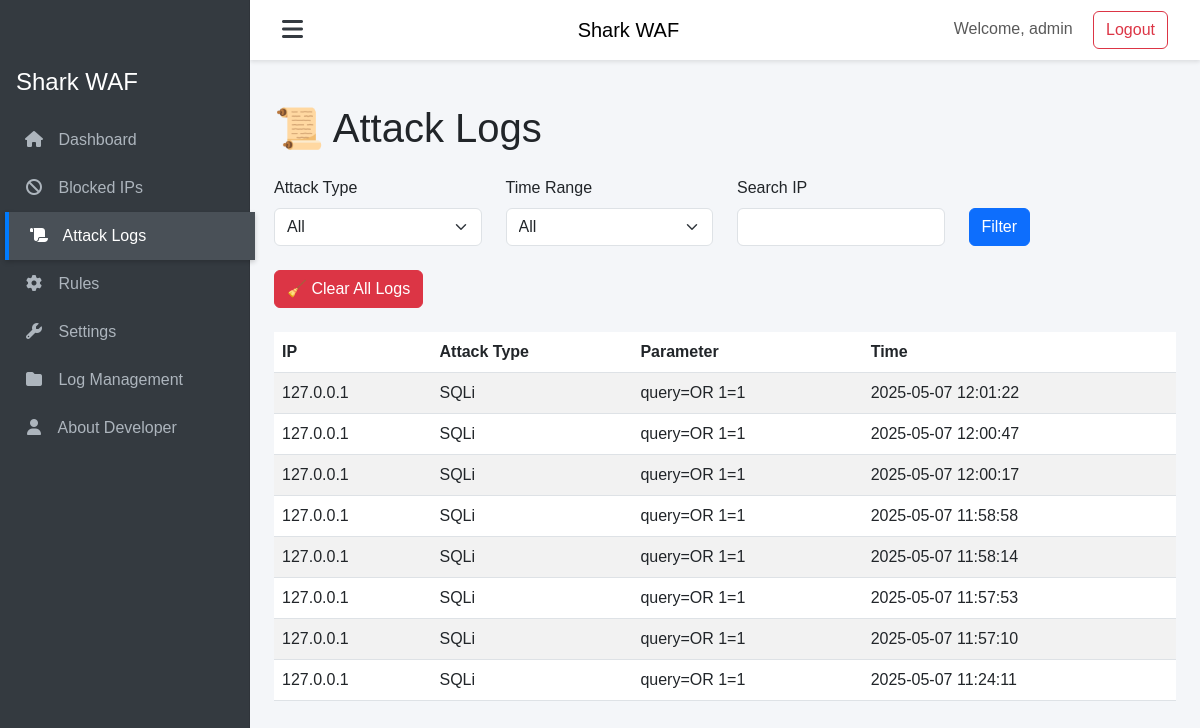
The app's page /attack-logs/html (signed in) with its own data.
### tables this page shows
CREATE TABLE attack_logs (
                id INTEGER PRIMARY KEY AUTOINCREMENT,
                ip TEXT,
                attack_type TEXT,
                parameter TEXT,
                timestamp REAL
            );

### waf/routes/admin_routes.py (the view)
    def decorated_function(*args, **kwargs):
        if 'user_id' not in session:
            return redirect(url_for('login'))
        return f(*args, **kwargs)

### waf/routes/admin_routes.py (called while the page is built)
def login_required(f):
    def decorated_function(*args, **kwargs):
        if 'user_id' not in session:
            return redirect(url_for('login'))
        return f(*args, **kwargs)
    decorated_function.__name__ = f.__name__
    return decorated_function

### templates/attack_logs.html (shortened to what this page needs)
{% extends 'base.html' %}
{% block content %}
<h1 class="my-4">📜 Attack Logs</h1>
<form method="POST" class="mb-4">
    <div class="row">
        <div class="col-md-3">
            <label for="attack_type" class="form-label">Attack Type</label>
            <select name="attack_type" class="form-select">
                <option value="">All</option>
            </select>
        </div>
        <div class="col-md-3">
            <label for="time_filter" class="form-label">Time Range</label>
            <select name="time_filter" class="form-select">
                <option value="all" {% if time_filter == 'all' %}selected{% endif %}>All</option>
            </select>
        </div>
        <div class="col-md-3">
            <label for="search_ip" class="form-label">Search IP</label>
            <input type="text" name="search_ip" class="form-control" value="{{ search_ip }}">
        </div>
        <div class="col-md-3 d-flex align-items-end">
            <button type="submit" class="btn btn-primary">Filter</button>
        </div>
    </div>
</form>
<form method="POST" action="/attack-logs/clear" class="mb-4">
    <button type="submit" class="btn btn-danger">🧹 Clear All Logs</button>
</form>
<table class="table table-striped">
    <thead>
        <tr>
            <th>IP</th>
            <th>Attack Type</th>
            <th>Parameter</th>
            <th>Time</th>
        </tr>
    </thead>
    <tbody>
        {% for log in logs %}
        <tr>
            <td>{{ log[0] }}</td>
            <td>{{ log[1] }}</td>
            <td>{{ log[2] }}</td>
            <td>{{ log[3] }}</td>
        </tr>
        {% endfor %}
    </tbody>
</table>
{% endblock %}

### templates/base.html (style rules this page uses)
body { font-family: 'Vazir', Arial, sans-serif; background-color: #f4f6f9; margin: 0; overflow-x: hidden; }

### records on screen
attack_logs: ip "127.0.0.1", attack_type "SQLi", parameter "query=OR 1=1", log "2025-05-07 12:01:22"
attack_logs: ip "127.0.0.1", attack_type "SQLi", parameter "query=OR 1=1", log "2025-05-07 12:00:47"
attack_logs: ip "127.0.0.1", attack_type "SQLi", parameter "query=OR 1=1", timestamp "2025-05-07 12:00:17"
attack_logs: ip "127.0.0.1", attack_type "SQLi", parameter "query=OR 1=1", log "2025-05-07 11:58:58"
attack_logs: ip "127.0.0.1", attack_type "SQLi", parameter "query=OR 1=1", log "2025-05-07 11:58:14"
attack_logs: ip "127.0.0.1", attack_type "SQLi", parameter "query=OR 1=1", log "2025-05-07 11:57:53"
attack_logs: ip "127.0.0.1", attack_type "SQLi", parameter "query=OR 1=1", log "2025-05-07 11:57:10"
attack_logs: ip "127.0.0.1", attack_type "SQLi", parameter "query=OR 1=1", log "2025-05-07 11:24:11"

### other values on screen
{{ session.username }} "admin"
